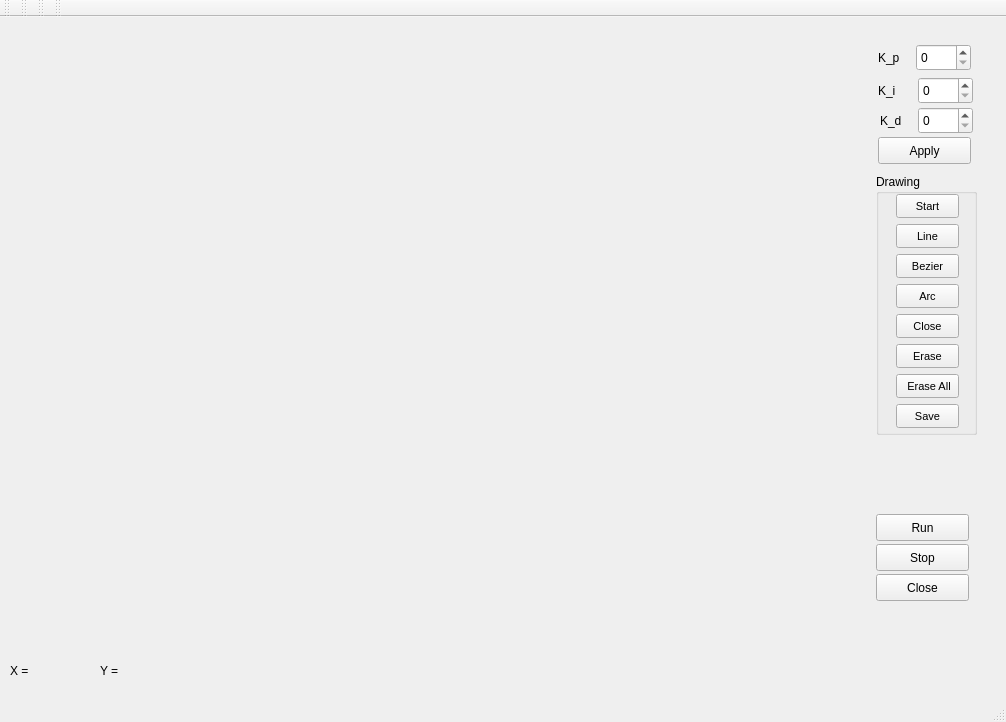
<ui version="4.0" >
 <class>MainWindow</class>
 <widget class="QMainWindow" name="MainWindow" >
  <property name="geometry" >
   <rect>
    <x>0</x>
    <y>0</y>
    <width>1006</width>
    <height>722</height>
   </rect>
  </property>
  <property name="windowTitle" >
   <string>MainWindow</string>
  </property>
  <widget class="QWidget" name="centralwidget" >
   <widget class="QPushButton" name="run" >
    <property name="geometry" >
     <rect>
      <x>876</x>
      <y>497</y>
      <width>93</width>
      <height>27</height>
     </rect>
    </property>
    <property name="text" >
     <string>Run</string>
    </property>
   </widget>
   <widget class="QPushButton" name="stop" >
    <property name="geometry" >
     <rect>
      <x>876</x>
      <y>527</y>
      <width>93</width>
      <height>27</height>
     </rect>
    </property>
    <property name="text" >
     <string>Stop</string>
    </property>
   </widget>
   <widget class="QLabel" name="kP" >
    <property name="geometry" >
     <rect>
      <x>878</x>
      <y>27</y>
      <width>32</width>
      <height>27</height>
     </rect>
    </property>
    <property name="text" >
     <string>K_p</string>
    </property>
   </widget>
   <widget class="QSpinBox" name="K_p" >
    <property name="geometry" >
     <rect>
      <x>916</x>
      <y>27</y>
      <width>55</width>
      <height>27</height>
     </rect>
    </property>
    <property name="maximum" >
     <number>500</number>
    </property>
    <property name="singleStep" >
     <number>1</number>
    </property>
   </widget>
   <widget class="QLabel" name="kI" >
    <property name="geometry" >
     <rect>
      <x>878</x>
      <y>60</y>
      <width>32</width>
      <height>27</height>
     </rect>
    </property>
    <property name="text" >
     <string>K_i</string>
    </property>
   </widget>
   <widget class="QSpinBox" name="K_i" >
    <property name="geometry" >
     <rect>
      <x>918</x>
      <y>60</y>
      <width>55</width>
      <height>27</height>
     </rect>
    </property>
    <property name="maximum" >
     <number>500</number>
    </property>
   </widget>
   <widget class="QLabel" name="kD" >
    <property name="geometry" >
     <rect>
      <x>880</x>
      <y>90</y>
      <width>32</width>
      <height>27</height>
     </rect>
    </property>
    <property name="text" >
     <string>K_d</string>
    </property>
   </widget>
   <widget class="QSpinBox" name="K_d" >
    <property name="geometry" >
     <rect>
      <x>918</x>
      <y>90</y>
      <width>55</width>
      <height>27</height>
     </rect>
    </property>
    <property name="maximum" >
     <number>500</number>
    </property>
   </widget>
   <widget class="QPushButton" name="apply" >
    <property name="geometry" >
     <rect>
      <x>878</x>
      <y>120</y>
      <width>93</width>
      <height>27</height>
     </rect>
    </property>
    <property name="text" >
     <string>Apply</string>
    </property>
   </widget>
   <widget class="QPushButton" name="close" >
    <property name="geometry" >
     <rect>
      <x>876</x>
      <y>557</y>
      <width>93</width>
      <height>27</height>
     </rect>
    </property>
    <property name="text" >
     <string>Close</string>
    </property>
   </widget>
   <widget class="QGroupBox" name="pathEditor" >
    <property name="geometry" >
     <rect>
      <x>876</x>
      <y>157</y>
      <width>101</width>
      <height>261</height>
     </rect>
    </property>
    <property name="title" >
     <string>Drawing</string>
    </property>
    <widget class="QPushButton" name="beizerCurve" >
     <property name="geometry" >
      <rect>
       <x>20</x>
       <y>80</y>
       <width>63</width>
       <height>24</height>
      </rect>
     </property>
     <property name="font" >
      <font>
       <pointsize>8</pointsize>
      </font>
     </property>
     <property name="text" >
      <string>Bezier</string>
     </property>
    </widget>
    <widget class="QPushButton" name="erasePath" >
     <property name="geometry" >
      <rect>
       <x>20</x>
       <y>200</y>
       <width>63</width>
       <height>24</height>
      </rect>
     </property>
     <property name="font" >
      <font>
       <pointsize>8</pointsize>
      </font>
     </property>
     <property name="text" >
      <string> Erase All</string>
     </property>
    </widget>
    <widget class="QPushButton" name="savePath" >
     <property name="geometry" >
      <rect>
       <x>20</x>
       <y>230</y>
       <width>63</width>
       <height>24</height>
      </rect>
     </property>
     <property name="font" >
      <font>
       <pointsize>8</pointsize>
      </font>
     </property>
     <property name="text" >
      <string>Save</string>
     </property>
    </widget>
    <widget class="QPushButton" name="line" >
     <property name="geometry" >
      <rect>
       <x>20</x>
       <y>50</y>
       <width>63</width>
       <height>24</height>
      </rect>
     </property>
     <property name="font" >
      <font>
       <pointsize>8</pointsize>
      </font>
     </property>
     <property name="text" >
      <string>Line</string>
     </property>
    </widget>
    <widget class="QPushButton" name="startPoint" >
     <property name="geometry" >
      <rect>
       <x>20</x>
       <y>20</y>
       <width>63</width>
       <height>24</height>
      </rect>
     </property>
     <property name="font" >
      <font>
       <pointsize>8</pointsize>
      </font>
     </property>
     <property name="text" >
      <string>Start</string>
     </property>
    </widget>
    <widget class="QPushButton" name="erase" >
     <property name="geometry" >
      <rect>
       <x>20</x>
       <y>170</y>
       <width>63</width>
       <height>24</height>
      </rect>
     </property>
     <property name="font" >
      <font>
       <pointsize>8</pointsize>
      </font>
     </property>
     <property name="text" >
      <string>Erase</string>
     </property>
    </widget>
    <widget class="QPushButton" name="arc" >
     <property name="geometry" >
      <rect>
       <x>20</x>
       <y>110</y>
       <width>63</width>
       <height>24</height>
      </rect>
     </property>
     <property name="font" >
      <font>
       <pointsize>8</pointsize>
      </font>
     </property>
     <property name="text" >
      <string>Arc</string>
     </property>
    </widget>
    <widget class="QPushButton" name="closePath" >
     <property name="geometry" >
      <rect>
       <x>20</x>
       <y>140</y>
       <width>63</width>
       <height>24</height>
      </rect>
     </property>
     <property name="font" >
      <font>
       <pointsize>8</pointsize>
      </font>
     </property>
     <property name="text" >
      <string>Close</string>
     </property>
    </widget>
   </widget>
   <widget class="QLabel" name="xPos" >
    <property name="geometry" >
     <rect>
      <x>10</x>
      <y>640</y>
      <width>71</width>
      <height>27</height>
     </rect>
    </property>
    <property name="text" >
     <string>X = </string>
    </property>
   </widget>
   <widget class="QLabel" name="yPos" >
    <property name="geometry" >
     <rect>
      <x>100</x>
      <y>640</y>
      <width>91</width>
      <height>27</height>
     </rect>
    </property>
    <property name="text" >
     <string>Y = </string>
    </property>
   </widget>
   <widget class="QWidget" name="gridLayout" >
    <property name="geometry" >
     <rect>
      <x>10</x>
      <y>10</y>
      <width>841</width>
      <height>581</height>
     </rect>
    </property>
    <layout class="QGridLayout" />
   </widget>
  </widget>
  <widget class="QMenuBar" name="menubar" >
   <property name="geometry" >
    <rect>
     <x>0</x>
     <y>0</y>
     <width>1006</width>
     <height>29</height>
    </rect>
   </property>
  </widget>
  <widget class="QStatusBar" name="statusbar" />
  <widget class="QToolBar" name="toolBar" >
   <property name="windowTitle" >
    <string>toolBar</string>
   </property>
   <attribute name="toolBarArea" >
    <enum>TopToolBarArea</enum>
   </attribute>
   <attribute name="toolBarBreak" >
    <bool>false</bool>
   </attribute>
  </widget>
  <widget class="QToolBar" name="toolBar_2" >
   <property name="windowTitle" >
    <string>toolBar_2</string>
   </property>
   <attribute name="toolBarArea" >
    <enum>TopToolBarArea</enum>
   </attribute>
   <attribute name="toolBarBreak" >
    <bool>false</bool>
   </attribute>
  </widget>
  <widget class="QToolBar" name="toolBar_3" >
   <property name="windowTitle" >
    <string>toolBar_3</string>
   </property>
   <attribute name="toolBarArea" >
    <enum>TopToolBarArea</enum>
   </attribute>
   <attribute name="toolBarBreak" >
    <bool>false</bool>
   </attribute>
  </widget>
  <widget class="QToolBar" name="toolBar_4" >
   <property name="windowTitle" >
    <string>toolBar_4</string>
   </property>
   <attribute name="toolBarArea" >
    <enum>TopToolBarArea</enum>
   </attribute>
   <attribute name="toolBarBreak" >
    <bool>false</bool>
   </attribute>
  </widget>
 </widget>
 <resources/>
 <connections/>
</ui>
